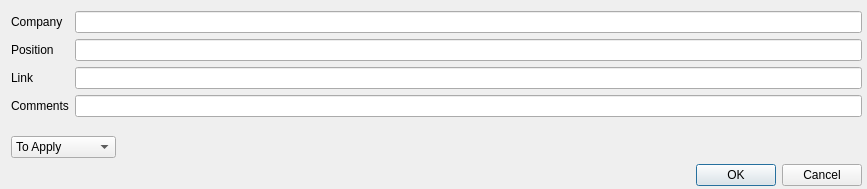
<?xml version="1.0" encoding="UTF-8"?>
<ui version="4.0">
 <class>Dialog</class>
 <widget class="QDialog" name="Dialog">
  <property name="geometry">
   <rect>
    <x>0</x>
    <y>0</y>
    <width>867</width>
    <height>189</height>
   </rect>
  </property>
  <property name="windowTitle">
   <string>Dialog</string>
  </property>
  <widget class="QWidget" name="layoutWidget">
   <property name="geometry">
    <rect>
     <x>11</x>
     <y>11</y>
     <width>851</width>
     <height>175</height>
    </rect>
   </property>
   <layout class="QVBoxLayout" name="verticalLayout_3">
    <item>
     <layout class="QVBoxLayout" name="verticalLayout_2">
      <item>
       <layout class="QFormLayout" name="formLayout">
        <item row="0" column="0">
         <widget class="QLabel" name="label">
          <property name="text">
           <string>Company</string>
          </property>
         </widget>
        </item>
        <item row="0" column="1">
         <widget class="QLineEdit" name="lineEdit_company"/>
        </item>
        <item row="1" column="0">
         <widget class="QLabel" name="label_2">
          <property name="text">
           <string>Position</string>
          </property>
         </widget>
        </item>
        <item row="1" column="1">
         <widget class="QLineEdit" name="lineEdit_Position"/>
        </item>
        <item row="2" column="0">
         <widget class="QLabel" name="label_3">
          <property name="text">
           <string>Link</string>
          </property>
         </widget>
        </item>
        <item row="2" column="1">
         <widget class="QLineEdit" name="lineEdit_link"/>
        </item>
        <item row="3" column="0">
         <widget class="QLabel" name="label_4">
          <property name="text">
           <string>Comments</string>
          </property>
         </widget>
        </item>
        <item row="3" column="1">
         <widget class="QLineEdit" name="lineEdit_Comments"/>
        </item>
       </layout>
      </item>
      <item>
       <layout class="QHBoxLayout" name="horizontalLayout">
        <item>
         <layout class="QVBoxLayout" name="verticalLayout">
          <item>
           <widget class="QComboBox" name="comboBox_initial">
            <item>
             <property name="text">
              <string>To Apply</string>
             </property>
            </item>
            <item>
             <property name="text">
              <string>Applied</string>
             </property>
            </item>
            <item>
             <property name="text">
              <string>Rejected</string>
             </property>
            </item>
            <item>
             <property name="text">
              <string>Follow Up</string>
             </property>
            </item>
            <item>
             <property name="text">
              <string>In progress</string>
             </property>
            </item>
            <item>
             <property name="text">
              <string>Offer</string>
             </property>
            </item>
            <item>
             <property name="text">
              <string>Rejected</string>
             </property>
            </item>
            <item>
             <property name="text">
              <string>No Response</string>
             </property>
            </item>
           </widget>
          </item>
         </layout>
        </item>
        <item>
         <spacer name="horizontalSpacer">
          <property name="orientation">
           <enum>Qt::Horizontal</enum>
          </property>
          <property name="sizeHint" stdset="0">
           <size>
            <width>40</width>
            <height>20</height>
           </size>
          </property>
         </spacer>
        </item>
       </layout>
      </item>
     </layout>
    </item>
    <item>
     <layout class="QHBoxLayout" name="horizontalLayout_3">
      <item>
       <spacer name="horizontalSpacer_2">
        <property name="orientation">
         <enum>Qt::Horizontal</enum>
        </property>
        <property name="sizeHint" stdset="0">
         <size>
          <width>40</width>
          <height>20</height>
         </size>
        </property>
       </spacer>
      </item>
      <item>
       <layout class="QHBoxLayout" name="horizontalLayout_2">
        <item>
         <widget class="QPushButton" name="pushButton_ok">
          <property name="text">
           <string>OK</string>
          </property>
         </widget>
        </item>
        <item>
         <widget class="QPushButton" name="pushButton_cancel">
          <property name="text">
           <string>Cancel</string>
          </property>
         </widget>
        </item>
       </layout>
      </item>
     </layout>
    </item>
   </layout>
  </widget>
 </widget>
 <resources/>
 <connections/>
</ui>
